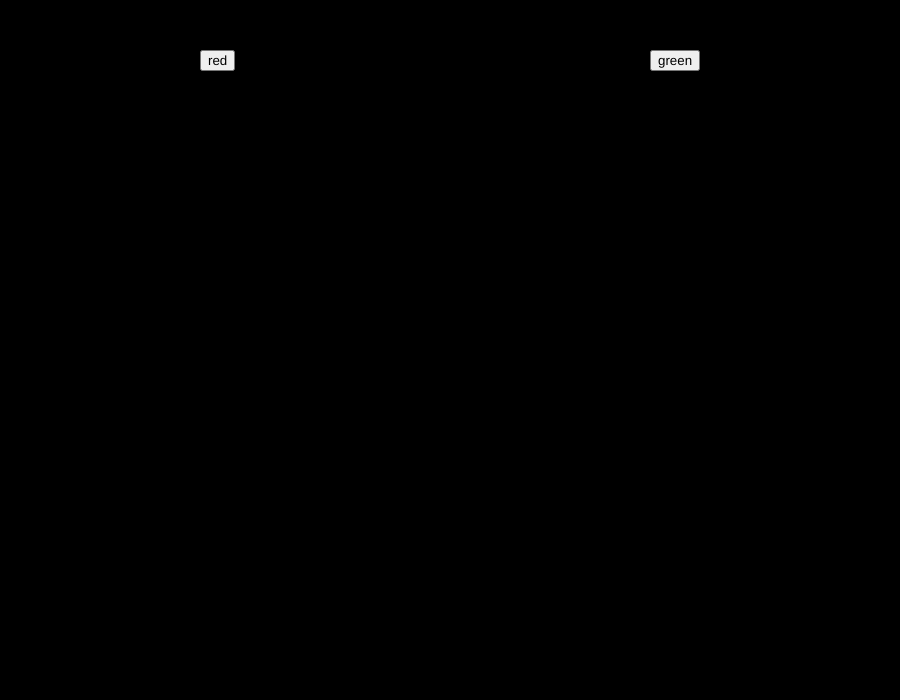
Frame 1 (no input)
Frame 60 (no input): identical to frame 1, image omitted
Frame 120 (the mouse pressed at the canvas centre since frame 60): identical to frame 1, image omitted

The p5.js sketch that drew this single still picture (run headless with seeded random() and noise() and a simulated clock; from frame 60 on, the mouse is pressed at the canvas centre):

// p5.js sketch
// ── sketch.js
var btn_red;
var btn_green;

var r = 0;
var g = 0;
var b = 0;

function setup() {
  createCanvas(900, 700);

  btn_red=createButton("red");
  btn_red.position(200,50) ;
  btn_red.mousePressed(red_bg);
  btn_green=createButton("green");
  btn_green.position(650,50);
  btn_green.mousePressed(green_bg)
}


function draw() {
  background(r,g,b)  
}

function red_bg(){
  r=255;
  g=0;
  b=0;
}

function green_bg(){
  r=0;
  g=250;
  b=0;
}
